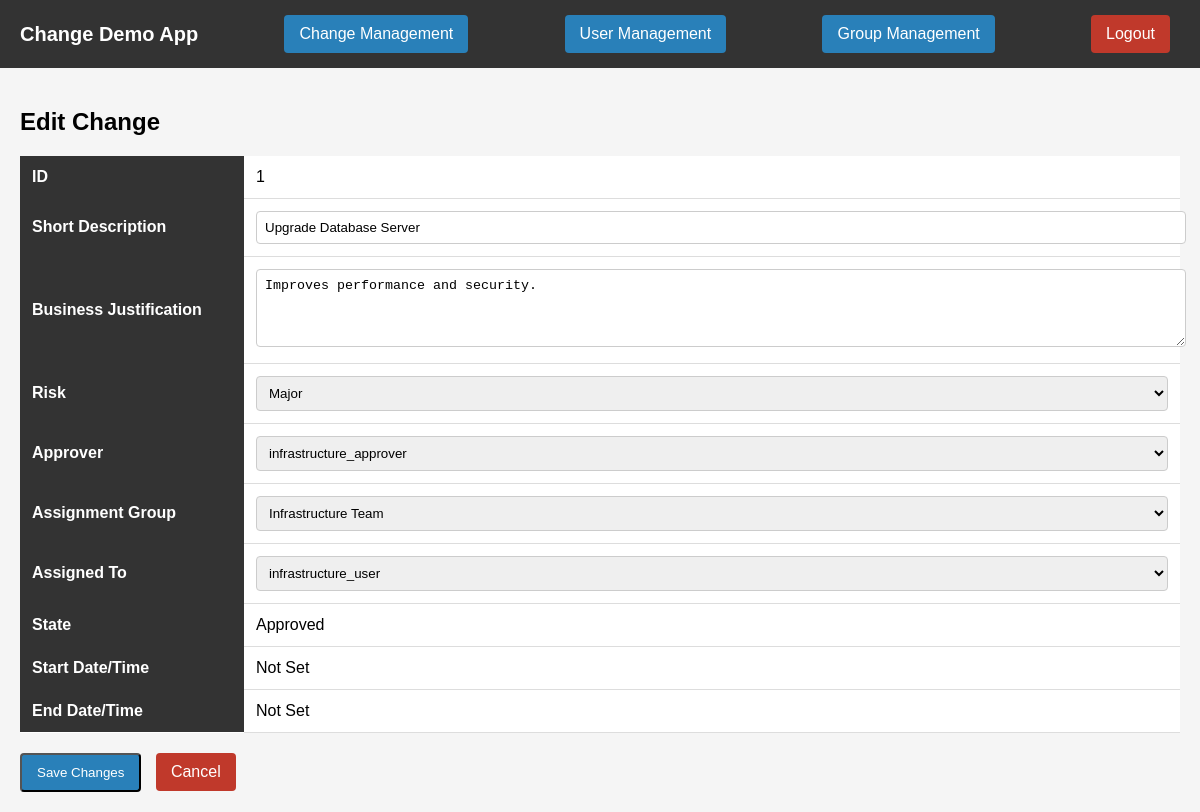
/change/1/edit (signed in), run on the app's committed database.
### Change_Demo_System/models.py (models this page shows, shortened)
class Change(db.Model):
    id = db.Column(db.Integer, primary_key = True)
    short_description = db.Column(db.String(200), nullable=False)
    business_justification = db.Column(db.String(500), nullable=False)
    risk = db.Column(db.String(100), nullable=False)
    approver = db.Column(db.Integer, db.ForeignKey('user.id'), nullable=False)
    state = db.Column(db.String(20), nullable=False, default='New')
    start_date_time = db.Column(db.DateTime, nullable=True)
    end_date_time = db.Column(db.DateTime, nullable=True)
    assignment_group = db.Column(db.Integer, db.ForeignKey('group.id'), nullable=False)
    assigned_to = db.Column(db.Integer, db.ForeignKey('user.id'), nullable=False)
    approver_user = db.relationship('User', foreign_keys=[approver], backref='approved_changes')
    assigned_user = db.relationship('User', foreign_keys=[assigned_to], backref='assigned_changes')
    assignment_group_rel = db.relationship('Group', backref='changes')

class User(UserMixin, db.Model):
    id = db.Column(db.Integer, primary_key = True)
    username = db.Column(db.String(100), unique =True, nullable = False)
    password = db.Column(db.String(20), nullable = False)
    role = db.Column(db.String(20), nullable=False, default='User')
    groups = db.relationship('Group', secondary='user_group', backref='users')

class Group(db.Model):
    id = db.Column(db.Integer, primary_key=True)
    name = db.Column(db.String(100), unique=True, nullable=False)

### Change_Demo_System/routes/changes.py (the view, shortened to what this page needs)
@change_bp.route("/change/<int:change_id>/edit", methods=["GET", "POST"])
@login_required
def edit_change(change_id):
    change = Change.query.get(change_id)
    users = User.query.all()
    groups = Group.query.all()
    return render_template("edit_change.html", change=change, users=users, groups=groups)

### Change_Demo_System/templates/edit_change.html (shortened to what this page needs)
{% extends "base.html" %}
{% block content %}
<h2>Edit Change</h2>
<form action="{{ url_for('change.edit_change', change_id=change.id) }}" method="POST">
    <table class="detail-table">
        <tr>
            <th>ID</th>
            <td>{{ change.id }}</td>
        </tr>
        <tr>
            <th>Short Description</th>
            <td>
                <input type="text" name="short_description" value="{{ change.short_description }}" required>
            </td>
        </tr>
        <tr>
            <th>Business Justification</th>
            <td>
                <textarea name="business_justification" rows="4" required>{{ change.business_justification }}</textarea>
            </td>
        </tr>
        <tr>
            <th>Risk</th>
            <td>
                <select name="risk" required>
                    <option value="Major"   {% if change.risk == "Major" %}selected{% endif %}>Major</option>
                </select>
            </td>
        </tr>
        <tr>
            <th>Approver</th>
            <td>
                <select name="approver" required>
                    {% for user in users %}
                        <option value="{{ user.id }}"
                            {% if user.id == change.approver %}selected{% endif %}>
                            {{ user.username }}
                        </option>
                    {% endfor %}
                </select>
            </td>
        </tr>
        <tr>
            <th>Assignment Group</th>
            <td>
                <select name="assignment_group" required>
                    {% for group in groups %}
                        <option value="{{ group.id }}"
                            {% if group.id == change.assignment_group %}selected{% endif %}>
                            {{ group.name }}
                        </option>
                    {% endfor %}
                </select>
            </td>
        </tr>
        <tr>
            <th>Assigned To</th>
            <td>
                <select name="assigned_to" required>
                    {% for user in users %}
                        <option value="{{ user.id }}"
                            {% if user.id == change.assigned_to %}selected{% endif %}>
                            {{ user.username }}
                        </option>
                    {% endfor %}
                </select>
            </td>
        </tr>
        <tr>
            <th>State</th>
            <td>{{ change.state }}</td>
        </tr>
        <tr>
            <th>Start Date/Time</th>
            <td>
                {% if change.start_date_time %}
                    {{ change.start_date_time.strftime("%Y-%m-%d %H:%M") }}
                {% else %}
                    Not Set
                {% endif %}
            </td>
        </tr>
        <tr>
            <th>End Date/Time</th>
            <td>
                {% if change.end_date_time %}
                    {{ change.end_date_time.strftime("%Y-%m-%d %H:%M") }}
                {% else %}
                    Not Set
                {% endif %}
            </td>
        </tr>
    </table>
    <div class="actions">
        <button type="submit" class="btn btn-primary">Save Changes</button>
        <a class="btn btn-danger" href="{{ url_for('change.view_change', change_id=change.id) }}">Cancel</a>
    </div>
</form>
{% endblock %}

### Change_Demo_System/templates/base.html (style rules this page uses)
body { margin: 0; font-family: Arial, sans-serif; background: #f5f5f5; }
.btn { display: inline-block; padding: 10px 15px; background: #444; color: white; text-decoration: none; border-radius: 4px; margin-right: 10px; }
.btn-danger { background: #c0392b; }
.btn-primary { background: #2980b9; }
.detail-table { width: 100%; border-collapse: collapse; background: white; margin-top: 20px; }
.detail-table th { width: 200px; background: #333; color: white; padding: 12px; text-align: left; }
.detail-table td { padding: 12px; border-bottom: 1px solid #ddd; }
.actions { margin-top: 20px; }

### Change_Demo_System/templates/edit_change.html (style rules this page uses)
input[type="text"], input[type="datetime-local"], select, textarea { width: 100%; padding: 8px; border: 1px solid #ccc; border-radius: 4px; }

### data on the page
Change: id "1", short_description "Upgrade Database Server", business_justification "Improves performance and security.", risk "Major", approver "infrastructure_approver", assignment_group "Infrastructure Team", assigned_to "infrastructure_user", state "Approved"
